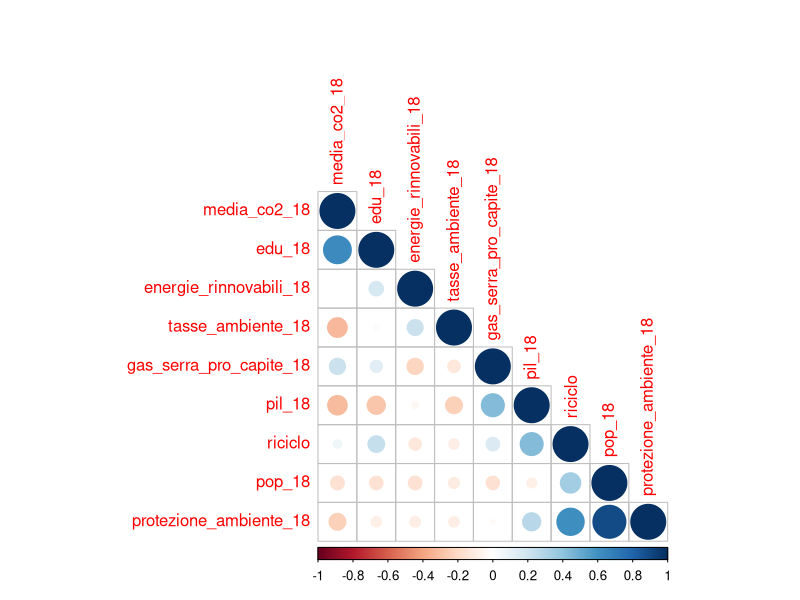

This figure's R source: (Note: this script raises an error after producing the figure.)
################################################################################
###                  La Sostenibilità Ambientale dell'Europa                 ###
################################################################################

### Esploriamo le informazioni disponibili negli open data europei le condizioni
### energetiche e sulla protezione ambientale.
###
### 1. Quali sono i paesi più inquinati?
### 2. Quali sono i paesi che investono più sulla protezione ambientale?
### 3. Quali sono i paesi che utilizzano più energie rinnovabili?

### Alla domanda 1 ---> emissioni di CO_2, Gas Serra, riciclo dei rifiuti;
### Alla domanda 2 ---> pil pro capite, popolazione, educazione
###                     tassazione ed investimenti per protezione ambiente;
### Alla domanda 3 ---> energie rinnovabili;

#########     RISORSA: OPEN DATA database EUROSTAT                     #########
#########     https://ec.europa.eu/eurostat/web/main/data/database     #########


###  IMPORTIAMO IL DATAFRAME CHE ABBIAMO CREATO DOPO TUTTA LA MANIPOLAZIONE  ###
dataframe <- read.csv("dataframe.txt", sep=' ')

### Proviamo a vedere come plottare insieme
normalize <- function(x) {
  (x - min(x)) / (max(x) - min(x))
}

df_scaled <- as.data.frame(lapply(dataframe[,c(2,3,4)], normalize))

str(df_scaled)

#################         CATEGORIZZAIMO QUALCHE VARIABILE      ################

######### CAPIAMO QUALI VARIABILI POTREBBERO ESSERE ASSOCIATE ESPLORANDO UN PO' 
######### LA CORRELAZIONE VARIABILE PER VARIABILE
library(Hmisc)
library(corrplot)
M = rcorr(as.matrix(dataframe[,-1]))
M

correlation = cor(dataframe[,-1], method = c("spearman"))

corrplot(correlation, type = 'lower', order = 'FPC')

################################################################################
# 1. PROTEZIONE AMBIENTE - POPOLAZIONE
# 2. PROTEZIONE AMBIENTE - RICICLO
# 3. EDUCAZIONE - CO_2

########################################### 1. PROTEZIONE AMBIENTE - POPOLAZIONE
df <- dataframe[,c(3,7)]
df$popolazione <- cut(df$pop_18, 
                      breaks = c(0,mean(df$pop_18),max(df$pop_18)), 
                      labels = c("Poco Popolosa","Molto Popolosa"))
df$protezione_ambiente <- cut(df$protezione_ambiente_18, 
                              breaks = c(0,mean(df$protezione_ambiente_18),max(df$protezione_ambiente_18)+1), 
                              labels = c("Bassa Protezione","Alta Protezione"))
df <- df[,-c(1,2)]
t <- table(df)
t
chisq.test(t)

###################################################    ANALISI BIVARIATA    ####  
data <- as.data.frame(cbind(dataframe$protezione_ambiente_18, df$popolazione))
colnames(data) <- c('protezione_ambiente_18', 'popolazione')
ggplot(data, aes(y=protezione_ambiente_18, group=popolazione)) +
  geom_boxplot(alpha=0.2, color='#3498DB', fill='#3498DB')


################################################### 2. PROTEZIONE AMBIENTE - RICICLO
df <- dataframe[,c(7,9)]
df$percentuale_riciclo <- cut(df$riciclo, 
                              breaks = c(-1,mean(df$riciclo),max(df$riciclo)+1), 
                              labels = c("Poco riciclo","Molto Riciclo"))
df$protezione_ambiente <- cut(df$protezione_ambiente_18, 
                              breaks = c(0,mean(df$protezione_ambiente_18),max(df$protezione_ambiente_18)+1), 
                              labels = c("Bassa Protezione","Alta Protezione"))
df <- df[,-c(1,2)]
t <- table(df)
t
chisq.test(t)

###################################################    ANALISI BIVARIATA    ####  
data <- as.data.frame(cbind(dataframe$riciclo, df$protezione_ambiente))
colnames(data) <- c('riciclo', 'protezione_ambiente')
ggplot(data, aes(y=riciclo, group=protezione_ambiente)) +
  geom_boxplot(alpha=0.2, color='#3498DB', fill='#3498DB')


################################################### 3. EDU - CO2
df <- dataframe[,c(4,5)]
df$educazione <- cut(df$edu_18, 
                    breaks = c(49,78.425,82.900,88.375,95), 
                    labels = c("Basso","Medio","Alto", "Molto Alto"))
df$co2 <- cut(df$media_co2_18, 
                breaks = c(105,114.800,121.200,127.675,133), 
                labels = c("Poco","Medio","Molto","Tantissimo"))
df <- df[,-c(1,2)]
t <- table(df)
t
chisq.test(t)

###################################################    ANALISI BIVARIATA    ####  
data <- as.data.frame(cbind(dataframe$media_co2_18, df$educazione))
colnames(data) <- c('media_co2_18', 'educazione')
ggplot(data, aes(y=media_co2_18, group=educazione)) +
  geom_boxplot(alpha=0.2, color='#3498DB', fill='#3498DB')


################################################################################

###################################################   REGRESSIONE LINEARE   ####  



######  POPOLAZIONE E PROTEZIONE AMBIENTE
ggplot(dataframe[dataframe[,'pop_18'] < 5000000,], aes(x=pop_18, y=protezione_ambiente_18)) +
  geom_point() +
  geom_smooth(method = 'lm') +
  xlab('Popolazione') +
  ylab("Spesa pubblica per l'ambiente")

regressione <- lm(protezione_ambiente_18 ~ pop_18, data=dataframe[dataframe[,'pop_18'] < 5000000,])
summary(regressione)

ggplot(dataframe[dataframe[,'pop_18'] > 5000000,], aes(x=pop_18, y=protezione_ambiente_18)) +
  geom_point() +
  geom_smooth(method = 'lm') +
  xlab('Popolazione') +
  ylab("Spesa pubblica per l'ambiente")

regressione <- lm(protezione_ambiente_18 ~ pop_18, data=dataframe[dataframe[,'pop_18'] > 5000000,])
summary(regressione)

ggplot(dataframe, aes(x=pop_18, y=protezione_ambiente_18)) +
  geom_point() +
  geom_smooth(method = 'lm') +
  xlab('Popolazione') +
  ylab("Spesa pubblica per l'ambiente")

regressione <- lm(protezione_ambiente_18 ~ pop_18, data=dataframe)
summary(regressione)



######  PROTEZIONE AMBIENTE e RICICLO
ggplot(dataframe[dataframe[,'protezione_ambiente_18'] < 20000,], aes(x=protezione_ambiente_18, y=riciclo)) +
  geom_point() +
  geom_smooth(method = 'lm') +
  xlab("Spesa pubblica per l'ambiente") +
  ylab("Percentuale di riciclo")

regressione <- lm(protezione_ambiente_18 ~ pop_18, data=dataframe[dataframe[,'protezione_ambiente_18'] < 20000,])
summary(regressione)

ggplot(dataframe, aes(x=protezione_ambiente_18, y=riciclo)) +
  geom_point() +
  geom_smooth(method = 'lm') +
  xlab("Spesa pubblica per l'ambiente") +
  ylab("Percentuale di riciclo")

regressione <- lm(protezione_ambiente_18 ~ pop_18, data=dataframe)
summary(regressione)

######  EDU e CO_2
ggplot(dataframe, aes(x=edu_18, y=media_co2_18)) +
  geom_point() +
  geom_smooth(method = 'lm') +
  xlab("Spesa pubblica per l'ambiente") +
  ylab("Media emissione CO_2")

##########  REGRESSIONE MULTIPLA

regressione <- lm(media_co2_18 ~., data=dataframe[,-1])
summary(regressione)
regressione <- lm(gas_serra_pro_capite_18 ~., data=dataframe[,-1])
summary(regressione)
regressione <- lm(energie_rinnovabili_18 ~., data=dataframe[,-1])
summary(regressione)
regressione <- lm(riciclo ~., data=dataframe[,-1])
summary(regressione)
